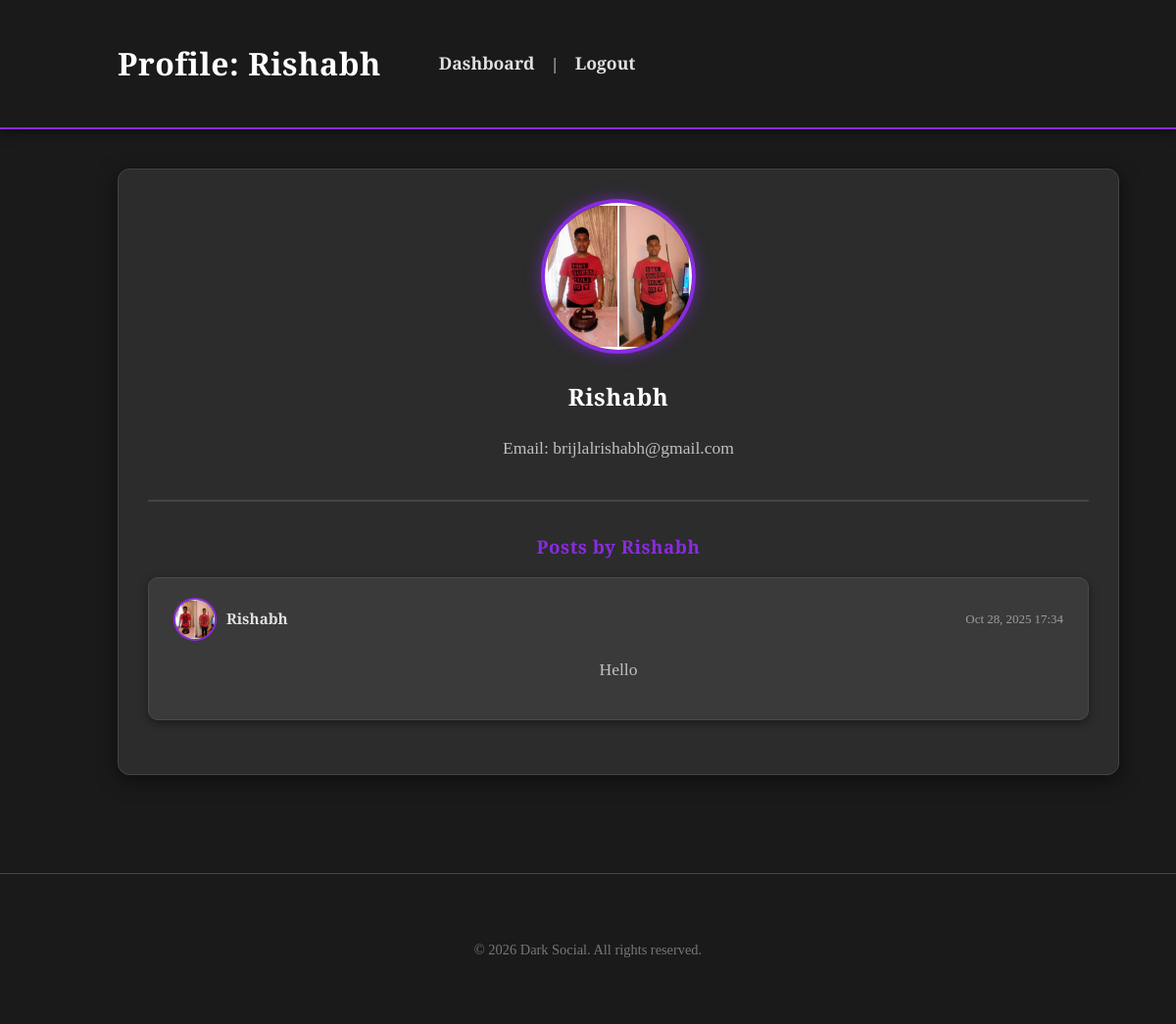
The page /pages/profile.php?user_id=2 on the database its author committed.
### tables this page shows
CREATE TABLE `users` (
  `user_id` int(11) NOT NULL,
  `full_name` varchar(255) NOT NULL,
  `email` varchar(255) NOT NULL,
  `password_hash` varchar(255) NOT NULL,
  `profile_picture` varchar(255) DEFAULT NULL,
  `created_at` timestamp NOT NULL DEFAULT current_timestamp()
);

CREATE TABLE `posts` (
  `post_id` int(11) NOT NULL,
  `user_id` int(11) NOT NULL,
  `content` text NOT NULL,
  `image_path` varchar(255) DEFAULT NULL,
  `created_at` timestamp NOT NULL DEFAULT current_timestamp()
);

### pages/profile.php (the view, shortened to what this page needs)
<?php
require_once '../includes/db_connection.php';
$user_id_to_display = null;
$profile_user = null;
$user_posts = [];
if (isset($_GET['user_id']) && is_numeric($_GET['user_id'])) {
    $user_id_to_display = intval($_GET['user_id']);
}
try {
    $sql_user = "SELECT user_id, full_name, email, profile_picture FROM users WHERE user_id = ?";
    $stmt_user = $pdo->prepare($sql_user);
    $stmt_user->execute([$user_id_to_display]);
    $profile_user = $stmt_user->fetch();
    $sql_posts = "SELECT p.*, u.full_name AS author_name, u.profile_picture AS author_pic
                  FROM posts p
                  JOIN users u ON p.user_id = u.user_id
                  WHERE p.user_id = ?
                  ORDER BY p.created_at DESC";
    $stmt_posts = $pdo->prepare($sql_posts);
    $stmt_posts->execute([$user_id_to_display]);
    $user_posts = $stmt_posts->fetchAll();
} catch (PDOException $e) {
    die("Error fetching profile data: " . $e->getMessage());
}
?>
<!DOCTYPE html>
<html lang="en">
<head>
    <link rel="stylesheet" href="../css/style.css">
</head>
<body>
    <header class="dashboard-header">
        <div class="container">
            <h1>Profile: <?php echo htmlspecialchars($profile_user['full_name']); ?></h1>
            <nav>
                <a href="dashboard.php">Dashboard</a> |
                <a href="logout.php">Logout</a>
            </nav>
        </div>
    </header>
    <div class="container">
        <section class="profile-section">
            <div class="profile-header">
            <img src="<?php echo htmlspecialchars($profile_user['profile_picture'] ? '../' . $profile_user['profile_picture'] : '../images/default_profile.png'); ?>" alt="Profile Picture" class="profile-pic-large">
                <h2><?php echo htmlspecialchars($profile_user['full_name']); ?></h2>
                <p>Email: <?php echo htmlspecialchars($profile_user['email']); ?></p>
            </div>
            <div class="user-posts-section">
                <h3>Posts by <?php echo htmlspecialchars($profile_user['full_name']); ?></h3>
                <?php if (empty($user_posts)): ?>
                    <p>This user has not made any posts yet.</p>
                <?php else: ?>
                    <?php foreach ($user_posts as $post): ?>
                        <div class="post-item">
                            <div class="post-author-info">
                            <img src="<?php echo htmlspecialchars($profile_user['profile_picture'] ? '../' . $profile_user['profile_picture'] : '../images/default_profile.png'); ?>" alt="Profile Picture" class="profile-pic-small">
                                <a href="profile.php?user_id=<?php echo $post['user_id']; ?>">
                                    <strong><?php echo htmlspecialchars($post['author_name']); ?></strong>
                                </a>
                                <span class="post-timestamp"><?php echo date('M j, Y H:i', strtotime($post['created_at'])); ?></span>
                            </div>
                            <p><?php echo nl2br(htmlspecialchars($post['content'])); ?></p>
                        </div>
                    <?php endforeach; ?>
                <?php endif; ?>
            </div>
        </section>
    </div>
    <footer>
        <div class="container">
            <p>&copy; <?php echo date('Y'); ?> Dark Social. All rights reserved.</p>
        </div>
    </footer>
</body>
</html>

### css/style.css (style rules this page uses)
body { font-family: 'Crimson Text', serif; margin: 0; padding: 0; background-color: #1a1a1a; color: #e0e0e0; line-height: 1.7; }
h1, h2, h3, h4, h5, h6 { font-family: 'Playfair Display', serif; color: #8a2be2; margin-top: 0; margin-bottom: 15px; letter-spacing: 0.5px; }
a { color: #8a2be2; text-decoration: none; transition: color 0.3s ease; }
.container { width: 90%; max-width: 960px; margin: 0 auto; padding: 20px 0; }
.login-form, .register-form, .forgot-password-form, .set-password-form, .edit-profile-section, .search-section, .messages-container, .conversation-list, .message-area, .create-post-section, .profile-section, .user-info-box { background-color: #2c2c2c; padding: 35px; border-radius: 12px; box-shadow: 0 5px 20px rgba(0, 0, 0, 0.5); max-width: 400px; margin: 40px auto; text-align: center; border: 1px solid #444; }
.messages-container, .conversation-list, .message-area, .profile-section, .create-post-section, .search-section { max-width: none; width: 100%; margin: 20px auto; }
.dashboard-header { background-color: #1a1a1a; color: white; padding: 18px 0; box-shadow: 0 3px 10px rgba(0,0,0,0.5); border-bottom: 2px solid #8a2be2; }
.dashboard-header h1 { color: white; margin: 0; display: inline-block; vertical-align: middle; font-size: 2em; }
.dashboard-header nav { display: inline-block; vertical-align: middle; margin-left: 40px; }
.dashboard-header nav a { color: #e0e0e0; text-decoration: none; margin: 0 15px; font-size: 1.1em; font-weight: bold; transition: color 0.3s ease; }
.post-item { background-color: #3a3a3a; padding: 20px 25px; border-radius: 10px; margin-bottom: 25px; box-shadow: 0 3px 10px rgba(0, 0, 0, 0.4); border: 1px solid #4a4a4a; }
.post-author-info { display: flex; align-items: center; gap: 10px; margin-bottom: 15px; font-size: 0.95em; color: #c0c0c0; }
.post-author-info a { color: #e0e0e0; font-weight: bold; }
.post-timestamp { margin-left: auto; font-size: 0.85em; color: #9e9e9e; }
.post-item p { margin-top: 0; margin-bottom: 15px; color: #e0e0e0; }
.profile-section { background-color: #2c2c2c; padding: 30px; border-radius: 12px; box-shadow: 0 5px 20px rgba(0, 0, 0, 0.5); border: 1px solid #444; margin-bottom: 30px; }
.profile-header { text-align: center; margin-bottom: 30px; padding-bottom: 20px; border-bottom: 2px solid #444; }
.profile-pic-large { width: 150px; height: 150px; border-radius: 50%; object-fit: cover; margin-bottom: 15px; border: 4px solid #8a2be2; box-shadow: 0 0 15px rgba(138, 43, 226, 0.6); }
.profile-section h2 { color: #ffffff; }
.profile-section p { color: #c0c0c0; font-size: 1.1em; }
footer { text-align: center; padding: 30px; margin-top: 50px; color: #777; font-size: 0.9em; border-top: 1px solid #444; }
.profile-pic-small { width: 40px; height: 40px; border-radius: 50%; object-fit: cover; border: 2px solid #8a2be2; }

### rows shown on the page
users: full_name "Rishabh", profile_picture (picture), email "brijlalrishabh@gmail.com"
posts: user.profile_picture (picture), user.full_name "Rishabh", created_at "Oct 28, 2025 17:34", content "Hello"
